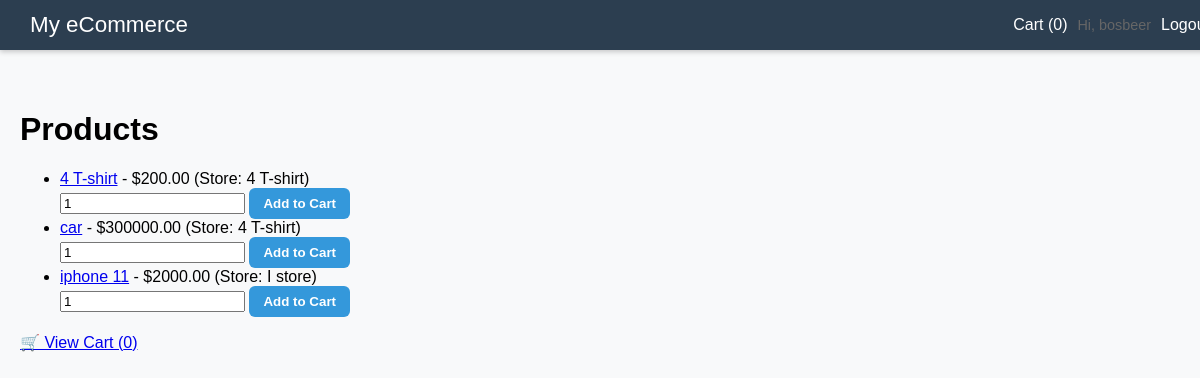
Screenshot of / (signed in) with the database file from the repository.
### ecommerce/models.py (models this page shows, shortened)
class Product(models.Model):
    store = models.ForeignKey(Store, on_delete=models.CASCADE, related_name='products')
    name = models.CharField(max_length=255)
    description = models.TextField()
    price = models.DecimalField(max_digits=10, decimal_places=2)
    stock = models.PositiveIntegerField(default=0)
    image = models.ImageField(upload_to='product_images/', blank=True, null=True)

class Store(models.Model):
    name = models.CharField(max_length=100)
    description = models.TextField(blank=True)
    logo = models.ImageField(upload_to="store_logos/", blank=True, null=True)
    vendor = models.ForeignKey(User, on_delete=models.CASCADE)

### ecommerce/views.py (the view)
# urls.py: path("", views.product_list, name="product_list"),  # homepage → product list
@login_required
def product_list(request):
    products = Product.objects.select_related("store").all()
    stores = Store.objects.all()
    is_vendor = False
    if request.user.is_authenticated:
        is_vendor = request.user.groups.filter(name='Vendor').exists()
    return render(
        request,
        "ecommerce/product_list.html",
        {"products": products, "stores": stores, "is_vendor": is_vendor},
    )

### ecommerce/context_processors.py (called while the page is built)
def user_role(request):
    is_vendor = False
    if request.user.is_authenticated:
        is_vendor = request.user.groups.filter(name='Vendor').exists()
    return {
        'is_vendor': is_vendor,
    }

### ecommerce/templates/ecommerce/product_list.html (shortened to what this page needs)
{% extends "ecommerce/index.html" %}
{% block content %}
<h1>Products</h1>
{% if products %}
<ul>
  {% for product in products %}
    <li>
      <a href="{% url 'ecommerce:product_detail' product.pk %}">{{ product.name }}</a>
      - ${{ product.price }} (Store: {{ product.store.name }})
      <form action="{% url 'ecommerce:add_to_cart' product.pk %}" method="post">
        <input type="number" name="quantity" value="1" min="1">
        <button type="submit">Add to Cart</button>
      </form>
    </li>
  {% endfor %}
</ul>
{% else %}
<p>No products available yet.</p>
{% endif %}
<a href="{% url 'ecommerce:view_cart' %}" class="btn">🛒 View Cart ({{ request.session.cart|length|default:"0" }})</a>
{% endblock %}

### ecommerce/templates/ecommerce/index.html (shortened to what this page needs)
<!DOCTYPE html>
<html lang="en">
<head>
</head>
<body>
  <nav class="nav">
    <div class="logo">
      <a href="{% url 'ecommerce:product_list' %}">My eCommerce</a>
    </div>
    <div class="links">
      <a href="{% url 'ecommerce:view_cart' %}">Cart ({{ request.session.cart|length|default:"0" }})</a>
      {% if request.user.is_authenticated %}
        <span class="small">Hi, {{ request.user.username }}</span>
        <a href="{% url 'ecommerce:logout' %}">Logout</a>
      {% else %}
        <a href="{% url 'ecommerce:login' %}">Login</a>
        <a href="{% url 'ecommerce:register' %}">Register</a>
      {% endif %}
    </div>
  </nav>
  <div class="container">
    {% block content %}{% endblock %}
  </div>
</body>
</html>

### ecommerce/templates/ecommerce/index.html (style rules this page uses)
body { font-family: Arial, Helvetica, sans-serif; margin: 0; padding: 0; background: #f8f9fa; }
.nav { background: #2c3e50; color: white; padding: 12px 20px; display: flex; align-items: center; justify-content: space-between; position: fixed; width: 100%; top: 0; z-index: 100; box-shadow: 0 2px 5px rgba(0,0,0,0.2); }
.nav .logo { font-weight: bold; font-size: 1.4rem; }
.nav a { color: white; text-decoration: none; margin: 0 10px; font-weight: 500; }
.nav .links { display: flex; align-items: center; }
.container { padding: 90px 20px 20px 20px; max-width: 1200px; margin: 0 auto; }
.small { font-size: 0.9rem; color: #666; }
button { padding: 8px 14px; border: none; background: #3498db; color: white; border-radius: 6px; cursor: pointer; font-weight: bold; transition: background 0.2s ease; }

### rows the page displays
Product: name "4 T-shirt", price "200.00", store.name "4 T-shirt"
Product: name "car", price "300000.00", store.name "4 T-shirt"
Product: name "iphone 11", price "2000.00", store.name "I store"

### other values shown
{{ request.session.cart|length|default:"0" }} "0"
{{ request.user.username }} "bosbeer"
